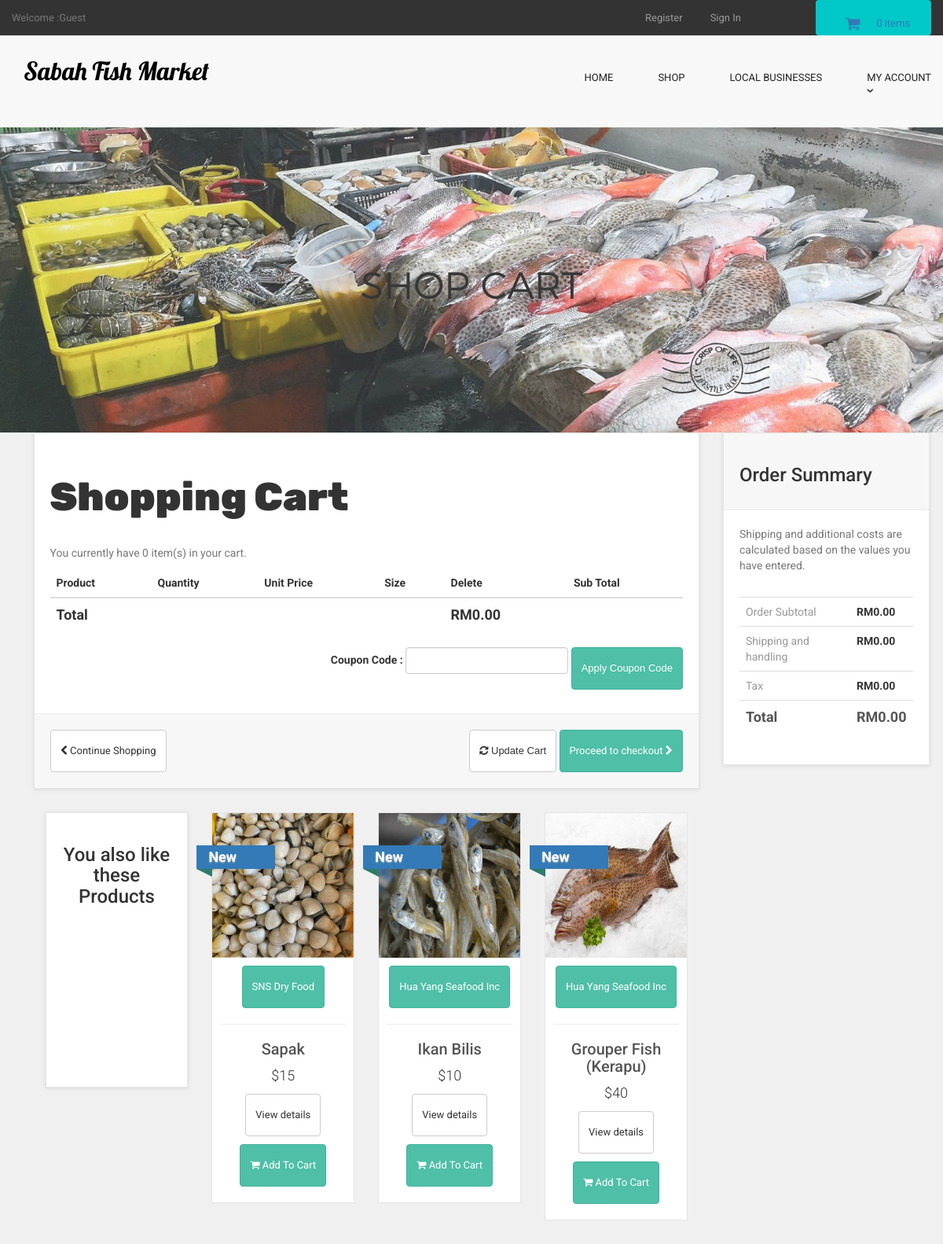
The page /cart_body.php on the database its author committed.
### tables this page shows
CREATE TABLE `products` (
  `product_id` int(10) NOT NULL,
  `p_cat_id` int(10) NOT NULL,
  `cat_id` int(10) NOT NULL,
  `manufacturer_id` int(10) NOT NULL,
  `date` timestamp NOT NULL DEFAULT current_timestamp() ON UPDATE current_timestamp(),
  `product_title` text NOT NULL,
  `product_url` text NOT NULL,
  `product_img1` text NOT NULL,
  `product_img2` text NOT NULL,
  `product_img3` text NOT NULL,
  `product_price` int(10) NOT NULL,
  `product_psp_price` int(100) NOT NULL,
  `product_desc` text NOT NULL,
  `product_features` text NOT NULL,
  `product_video` text NOT NULL,
  `product_keywords` text NOT NULL,
  `product_label` text NOT NULL,
  `status` varchar(255) NOT NULL
);

CREATE TABLE `manufacturers` (
  `manufacturer_id` int(10) NOT NULL,
  `manufacturer_title` text NOT NULL,
  `manufacturer_top` text NOT NULL,
  `manufacturer_image` text NOT NULL
);

### cart_body.php (the view, shortened to what this page needs)
<?php
include("includes/db.php");
include("includes/header.php");
include("functions/functions.php");
include("includes/main.php");
?>
  <main>
    <div class="nero">
      <div class="nero__heading">
        <span class="nero__bold">SHOP</span> Cart
      </div>
    </div>
  </main>
<div id="content" >
<div class="container" >
<div class="col-md-9" id="cart" >
<div class="box" >
<form action="cart.php" method="post" enctype="multipart-form-data" >
<h1> Shopping Cart </h1>
<?php
$ip_add = getRealUserIp();
$select_cart = "select * from cart where ip_add='$ip_add'";
$run_cart = mysqli_query($con,$select_cart);
$count = mysqli_num_rows($run_cart);
?>
<p class="text-muted" > You currently have <?php echo $count; ?> item(s) in your cart. </p>
<div class="table-responsive" >
<table class="table" >
<thead>
<tr>
<th colspan="2" >Product</th>
<th>Quantity</th>
<th>Unit Price</th>
<th>Size</th>
<th colspan="1">Delete</th>
<th colspan="2"> Sub Total </th>
</tr>
</thead>
<?php
$total = 0;
?>
<tfoot>
<tr>
<th colspan="5"> Total </th>
<th colspan="2"> RM<?php echo $total; ?>.00 </th>
</tr>
</tfoot>
</table>
<div class="form-inline pull-right">
<div class="form-group">
<label>Coupon Code : </label>
<input type="text" name="code" class="form-control">
</div>
<input class="btn btn-primary" type="submit" name="apply_coupon" value="Apply Coupon Code" >
</div>
</div>
<div class="box-footer">
<div class="pull-left">
<a href="index.php" class="btn btn-default">
<i class="fa fa-chevron-left"></i> Continue Shopping
</a>
</div>
<div class="pull-right">
<button class="btn btn-default" type="submit" name="update" value="Update Cart">
<i class="fa fa-refresh"></i> Update Cart
</button>
<a href="checkout.php" class="btn btn-primary">
Proceed to checkout <i class="fa fa-chevron-right"></i>
</a>
</div>
</div>
</form>
</div>
<div id="row same-height-row">
<div class="col-md-3 col-sm-6">
<div class="box same-height headline">
<h3 class="text-center"> You also like these Products </h3>
</div>
</div>
<?php
$get_products = "select * from products order by rand() LIMIT 0,3";
$run_products = mysqli_query($con,$get_products);
while($row_products=mysqli_fetch_array($run_products)){
$pro_title = $row_products['product_title'];
$pro_price = $row_products['product_price'];
$pro_img1 = $row_products['product_img1'];
$pro_label = $row_products['product_label'];
$manufacturer_id = $row_products['manufacturer_id'];
$get_manufacturer = "select * from manufacturers where manufacturer_id='$manufacturer_id'";
$run_manufacturer = mysqli_query($db,$get_manufacturer);
$row_manufacturer = mysqli_fetch_array($run_manufacturer);
$manufacturer_name = $row_manufacturer['manufacturer_title'];
$pro_psp_price = $row_products['product_psp_price'];
$pro_url = $row_products['product_url'];
if($pro_label == "Sale" or $pro_label == "Gift"){
$product_price = "<del> $$pro_price </del>";
$product_psp_price = "| $$pro_psp_price";
}
else{
$product_psp_price = "";
$product_price = "$$pro_price";
}
if($pro_label == ""){
}
else{
$product_label = "
<a class='label sale' href='#' style='color:black;'>
<div class='thelabel'>$pro_label</div>
<div class='label-background'> </div>
</a>
";
}
echo "
<div class='col-md-3 col-sm-6 center-responsive' >
<div class='product' >
<a href='$pro_url' >
<img src='admin_area/product_images/$pro_img1' class='img-responsive' >
</a>
<div class='text' >
<center>
<p class='btn btn-primary'> $manufacturer_name </p>
</center>
<hr>
<h3><a href='$pro_url' >$pro_title</a></h3>
<p class='price' > $product_price $product_psp_price </p>
<p class='buttons' >
<a href='$pro_url' class='btn btn-default' >View details</a>
<a href='$pro_url' class='btn btn-primary'>
<i class='fa fa-shopping-cart'></i> Add To Cart
</a>
</p>
</div>
$product_label
</div>
</div>
";
}
?>
</div>
</div>
<div class="col-md-3">
<div class="box" id="order-summary">
<div class="box-header">
<h3>Order Summary</h3>
</div>
<p class="text-muted">
Shipping and additional costs are calculated based on the values you have entered.
</p>
<div class="table-responsive">
<table class="table">
<tbody>
<tr>
<td> Order Subtotal </td>
<th> RM<?php echo $total; ?>.00 </th>
</tr>
<tr>
<td> Shipping and handling </td>
<th>RM0.00</th>
</tr>
<tr>
<td>Tax</td>
<th>RM0.00</th>
</tr>
<tr class="total">
<td>Total</td>
<th>RM<?php echo $total; ?>.00</th>
</tr>
</tbody>
</table>
</div>
</div>
</div>
</div>
</div>
</body>

### styles/backend.css (style rules this page uses)
html { font-family: "Roboto", Helvetica, Arial, sans-serif; line-height: 1.15; -ms-text-size-adjust: 100%; -webkit-text-size-adjust: 100% }
body { margin: 0 }
h1 { font-size: 2em; margin: .67em 0 }
figcaption, figure, main { display: block }
hr { box-sizing: content-box; height: 0; overflow: visible }
a { background-color: transparent; -webkit-text-decoration-skip: objects }
img { border-style: none }
button, input, optgroup, select, textarea { font-family: sans-serif; font-size: 100%; line-height: 1.15; margin: 0 }
button, input { overflow: visible }
button, select { text-transform: none }
[type=reset], [type=submit], button, html [type=button] { -webkit-appearance: button }
html { box-sizing: border-box }
body { min-width: 1190px; font-family: Montserrat, sans-serif; font-weight: 400; background-color: white; }
.container { width: 1170px; margin: 0 auto }
img { max-width: 100%; height: auto }
.btn { display: inline-block; vertical-align: top; font-size: 13px; line-height: 40px; text-decoration: none; -webkit-transition: .3s; transition: .3s }
.nero { padding-top: 170px; padding-bottom: 140px; font-family: 'montserratlight', sans-serif; text-align: center; text-transform: uppercase; color: #0a0a0a; background: #666 url("../images/sabah-banner.jpg") no-repeat; background-size: cover; background-position: center; opacity:0.8; }
.nero__heading { font-size: 48px; }
.nero__bold { font-weight: 400; }
.SMe,h1 { font-size: 5rem; font-weight: 900; font-family: 'Rubik', sans-serif; }

### styles/style.css (style rules this page uses)
body { font-family: "Roboto", Helvetica, Arial, sans-serif; font-size: 14px; line-height: 1.42857143; color: #333333; background-color: #f0f0f0; overflow-x: hidden; }
.btn-primary { color:rgb(255, 255, 255); background-color:rgb(79, 191, 168); border-color:rgb(65, 179, 156); }
.box { background: #fff; margin: 0 0 30px; border: solid 1px #e6e6e6; box-sizing: border-box; padding:20px; box-shadow: 0 1px 5px rgba(0, 0, 0, 0.1); }
#content { padding-left:25px; }
#content .product { background:#fff; border: solid 1px #e6e6e6; box-sizing: border-box; margin-bottom: 30px; }
#content .product .text p.price { font-size:18px; text-align:center; font-weight:300; }
#content .product .text .buttons { clear:both; text-align:center; }
#content .product .text h3 { text-align:center; font-size:20px; }
#content .product .text h3 a { color:rgb(85, 85, 85); }
#content .product .text { padding:10px 10px 0px; }
#content .product .text .buttons .btn { margin-bottom:10px; }
#content .headline { height: 350px; }
#content #cart .table tfoot { font-size:18px; }
.box .box-footer { background: #f7f7f7; margin: 30px -20px -20px; padding:20px; border-top: solid 1px #eeeeee; }
.box .box-footer:before, .box .box-footer:after { content:" "; display: table; }
.box .box-footer:after { clear:both; }
.box .box-header { background:#f7f7f7; margin:-20px -20px 20px; padding:20px; border-bottom: solid 1px #eeeeee; }
#content #order-summary table { margin-top: 20px; }
#content #order-summary table td { color: #999999; }
#content #order-summary table tr.total td, #content #order-summary table tr.total th { font-size: 18px; color:#555555; font-weight: 700; }
.label { text-decoration : none; position: absolute; top: 50px; padding-left:51px; z-index: 20; }
.label .thelabel { position: relative; width: 100px; padding: 6px 50px 6px 15px; margin: 40px 50px 10px -71px; color: #fff; font-size:18px; font-weight:bold; background-color: #337ab7; text-shadow: 0px 1px 2px #bbb ; }
.label .thelabel:before, .label .thelabel:after { content: ''; position: absolute; width:0; height:0; }
.label .thelabel:after { left: 0px; top: 100%; border-width : 5px 10px; border-style: solid; border-color: #2d7b6b #2d7b6b transparent transparent; }
.label.sale { top: 0; }

### rows shown on the page
products: product_img1 (picture), manufacturer.manufacturer_title "SNS Dry Food", product_title "Sapak", product_price "$15", product_label "New"
products: product_img1 (picture), manufacturer.manufacturer_title "Hua Yang Seafood Inc", product_title "Ikan Bilis", product_price "$10", product_label "New"
products: product_img1 (picture), manufacturer.manufacturer_title "Hua Yang Seafood Inc", product_title "Grouper Fish (Kerapu)", product_price "$40", product_label "New"

### other values the page prints
$count_items "0"
$count "0"
$total "0"
